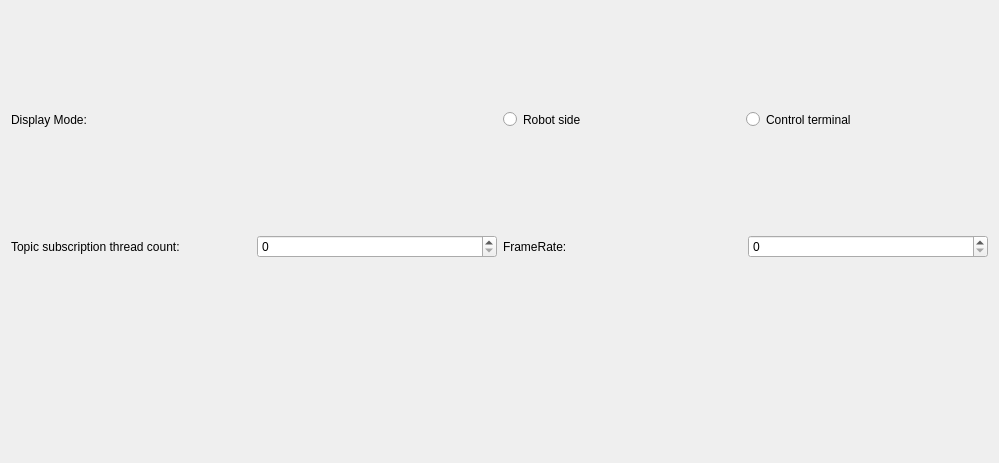
           <widget class="QWidget" name="page_5">
            <property name="geometry">
             <rect>
              <x>0</x>
              <y>0</y>
              <width>999</width>
              <height>463</height>
             </rect>
            </property>
            <attribute name="label">
             <string>General settings</string>
            </attribute>
            <layout class="QVBoxLayout" name="verticalLayout_16">
             <item>
              <layout class="QHBoxLayout" name="horizontalLayout_27">
               <item>
                <widget class="QLabel" name="label_9">
                 <property name="maximumSize">
                  <size>
                   <width>16777215</width>
                   <height>40</height>
                  </size>
                 </property>
                 <property name="text">
                  <string>Display Mode:</string>
                 </property>
                </widget>
               </item>
               <item>
                <widget class="QGroupBox" name="groupBox">
                 <property name="maximumSize">
                  <size>
                   <width>16777215</width>
                   <height>60</height>
                  </size>
                 </property>
                 <property name="styleSheet">
                  <string notr="true">border:none</string>
                 </property>
                 <property name="title">
                  <string/>
                 </property>
                 <layout class="QVBoxLayout" name="verticalLayout_14">
                  <property name="spacing">
                   <number>0</number>
                  </property>
                  <property name="leftMargin">
                   <number>0</number>
                  </property>
                  <property name="topMargin">
                   <number>0</number>
                  </property>
                  <property name="rightMargin">
                   <number>0</number>
                  </property>
                  <property name="bottomMargin">
                   <number>0</number>
                  </property>
                  <item>
                   <layout class="QHBoxLayout" name="horizontalLayout_26">
                    <item>
                     <widget class="QRadioButton" name="radioButton_robot">
                      <property name="text">
                       <string>Robot side</string>
                      </property>
                     </widget>
                    </item>
                    <item>
                     <widget class="QRadioButton" name="radioButton_control">
                      <property name="text">
                       <string>Control terminal</string>
                      </property>
                     </widget>
                    </item>
                   </layout>
                  </item>
                 </layout>
                </widget>
               </item>
              </layout>
             </item>
             <item>
              <layout class="QHBoxLayout" name="horizontalLayout_32">
               <item>
                <widget class="QLabel" name="label_12">
                 <property name="text">
                  <string>Topic subscription thread count:</string>
                 </property>
                </widget>
               </item>
               <item>
                <widget class="QSpinBox" name="spinBox_thread_num"/>
               </item>
               <item>
                <widget class="QLabel" name="label_13">
                 <property name="text">
                  <string>FrameRate:</string>
                 </property>
                </widget>
               </item>
               <item>
                <widget class="QSpinBox" name="spinBox_frameRate"/>
               </item>
              </layout>
             </item>
             <item>
              <widget class="QLabel" name="label_msg">
               <property name="maximumSize">
                <size>
                 <width>16777215</width>
                 <height>30</height>
                </size>
               </property>
               <property name="text">
                <string/>
               </property>
              </widget>
             </item>
            </layout>
           </widget>
